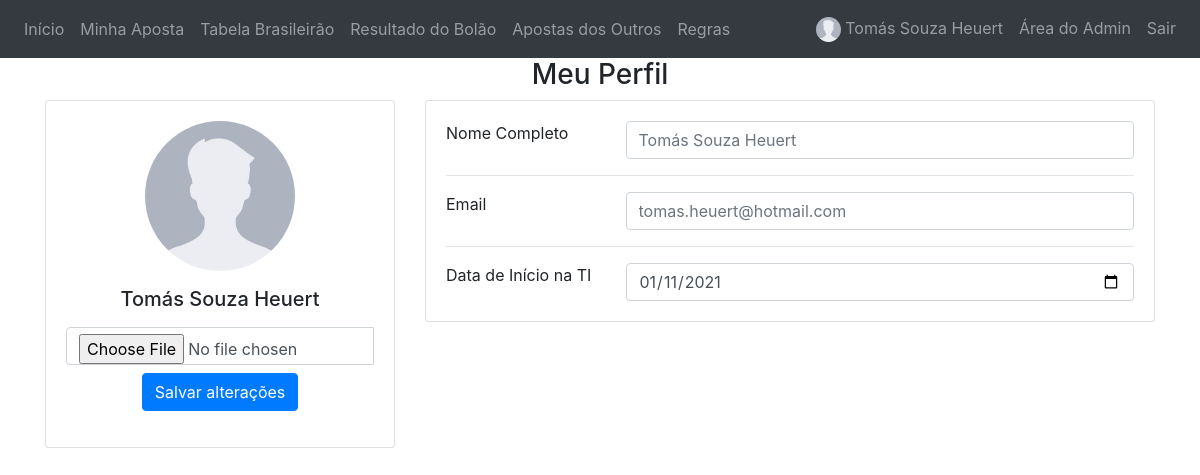
Before: /perfil (signed in) with the older database file.
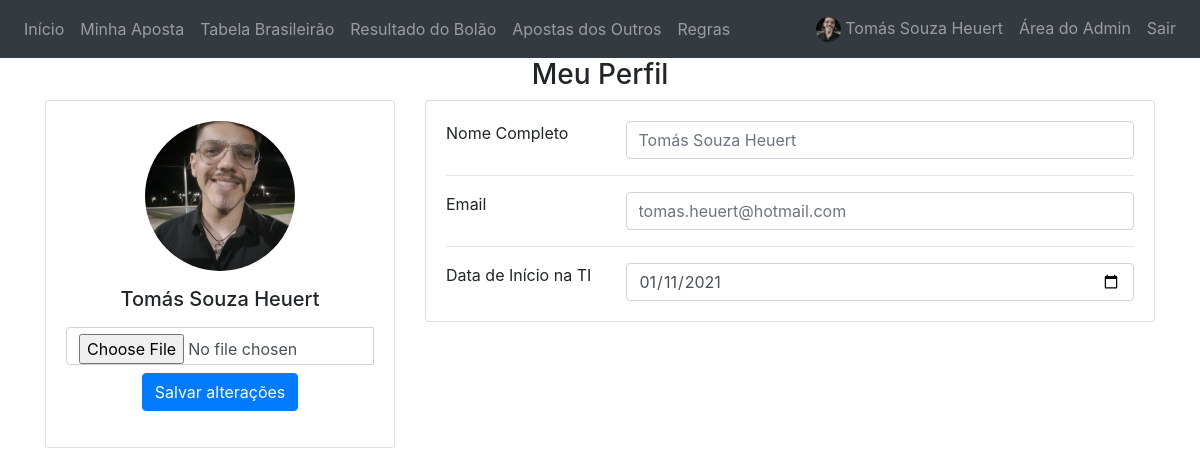
After: the same page with the newer database file.
### website/models.py (models this page shows)
class User(db.Model, UserMixin):
    id = db.Column(db.Integer, primary_key=True)
    email = db.Column(db.String(150), unique=True)
    password = db.Column(db.String(150))
    cpf = db.Column(db.String(150))
    nome_completo = db.Column(db.String(150))
    pagou_aposta = db.Column(db.Boolean)
    has_admin = db.Column(db.Boolean)
    data_inicioti = db.Column(db.Date)
    foto_perfil = db.Column(db.String(200))
    notes = db.relationship('Note')

### website/views.py (the view, shortened to what this page needs)
@views.route('/perfil', methods=['GET', 'POST'])
@login_required
def perfil():
    return render_template("perfil.html", user=current_user)

### website/__init__.py (called while the page is built)
def create_app():
    app = Flask(__name__)
    app.config['SECRET_KEY'] = 'hjshjhdjah kjshkjdhjs'
    app.config['SQLALCHEMY_DATABASE_URI'] = f'sqlite:///{DB_NAME}'
    app.config["UPLOAD_FOLDER"] = UPLOAD_FOLDER
    db.init_app(app)
    from .views import views
    from .auth import auth
    app.register_blueprint(views, url_prefix='/')
    app.register_blueprint(auth, url_prefix='/')
    from .models import User, Note
    with app.app_context():
        db.create_all()
    login_manager = LoginManager()
    login_manager.login_view = 'auth.login'
    login_manager.login_message = ''
    login_manager.init_app(app)
    @login_manager.user_loader
    def load_user(id):
        return User.query.get(int(id))
    return app

### website/templates/perfil.html (shortened to what this page needs)
{% extends "base.html" %}
{% block content %}
<form method="POST" enctype="multipart/form-data">
    <h3 align="center">Meu Perfil</h3>
    <div class="row">
        <div class="col-lg-4">
            <div class="card mb-4">
                <div class="card-body text-center">
                    <img src="{{user.foto_perfil}}" alt="avatar" class="rounded-circle img-fluid" style="width: 150px; height: 150px; object-fit: cover;">
                    <h5 class="my-3">{{user.nome_completo}}</h5>
                    <div class="input-group justify-content-center mb-2 d-block">
                        <input type="file" class="form-control" id="foto_perfil" name="foto_perfil"/>
                        <button type="submit" class="btn btn-primary m-2">Salvar alterações</button>
                    </div>
                </div>
            </div>
        </div>
        <div class="col-lg-8">
            <div class="card mb-4">
                <div class="card-body">
                    <div class="row">
                        <div class="col-sm-3">
                            <p class="mb-0">Nome Completo</p>
                        </div>
                        <div class="col-sm-9">
                            <input type="text" class="form-control text-muted mb-0" id="nome_completo"
                                name="nome_completo" placeholder="Insira seu nome completo"
                                value="{{user.nome_completo}}" />
                        </div>
                    </div>
                    <hr>
                    <div class="row">
                        <div class="col-sm-3">
                            <p class="mb-0">Email</p>
                        </div>
                        <div class="col-sm-9">
                            <input type="email" class="form-control text-muted mb-0" id="email" name="email"
                                placeholder="Enter email" value="{{user.email}}" />
                        </div>
                    </div>
                    <hr>
                    <div class="row">
                        <div class="col-sm-3">
                            <p class="mb-0">Data de Início na TI</p>
                        </div>
                        <div class="col-sm-9">
                            <input type="date" class="form-control" id="data_inicioti" name="data_inicioti"
                                value="{{user.data_inicioti}}" />
                        </div>
                    </div>
                </div>
            </div>
        </div>
    </div>
</form>
{% endblock %}

### website/templates/base.html (shortened to what this page needs)
<!DOCTYPE html>
<html>
  <head>
    <link
      rel="stylesheet"
      href="https://stackpath.bootstrapcdn.com/bootstrap/4.4.1/css/bootstrap.min.css"
    />
    <link
      rel="stylesheet"
      href="https://stackpath.bootstrapcdn.com/font-awesome/4.7.0/css/font-awesome.min.css"
    />
  </head>
  <body>
    {% if user.is_authenticated %}
    <nav class="navbar navbar-expand-lg navbar-dark bg-dark">
      <div class="collapse navbar-collapse justify-content-between" id="navbar">
        <div class="navbar-nav">
          <a class="nav-item nav-link" id="home" href="/" title="Início">Início</a>
          <a class="nav-item nav-link" id="minha_aposta" href="/minha_aposta" title="Minha Aposta">Minha Aposta</a>
          <a class="nav-item nav-link" id="tabelaBrasileirao" href="/tabela_brasileirao" title="Tabela Brasileirão">Tabela Brasileirão</a>
          <a class="nav-item nav-link" id="tabelaBrasileirao" href="/resultado_bolao" title="Resultado do Bolão">Resultado do Bolão</a>
          <a class="nav-item nav-link" id="tabelaBrasileirao" href="/apostas_outros" title="Apostas dos Outros">Apostas dos Outros</a>
          <a class="nav-item nav-link" id="regras" href="/regras" title="Regras">Regras</a>
        </div>
        {% if user.is_authenticated %}
        <div class="navbar-nav">
          <a class="nav-item nav-link" href="/perfil" title="Perfil de {{user.nome_completo}}">
            <img src="{{user.foto_perfil}}" class="rounded-circle" width="25" height="25" style="object-fit: cover;">
            <span class="nav-item navbar-link">{{user.nome_completo}}</span>
          </a>
          {% if user.has_admin %}
          <a class="nav-item nav-link" id="logout" href="/admin_area" title="Área do Admin">Área do Admin</a>
          {% endif %}
          <a class="nav-item nav-link" id="logout" href="/logout" title="Sair" onclick="return confirm('Deseja mesmo sair?')">Sair</a>
        </div>
        {% endif %}
      </div>
    </nav>
    {% endif %}
    <div class="container">{% block content %} {% endblock %}</div>
  </body>
</html>

Changed rows visible on the page:
changed User "Tomás Souza Heuert": foto_perfil: picture added in place of a placeholder
